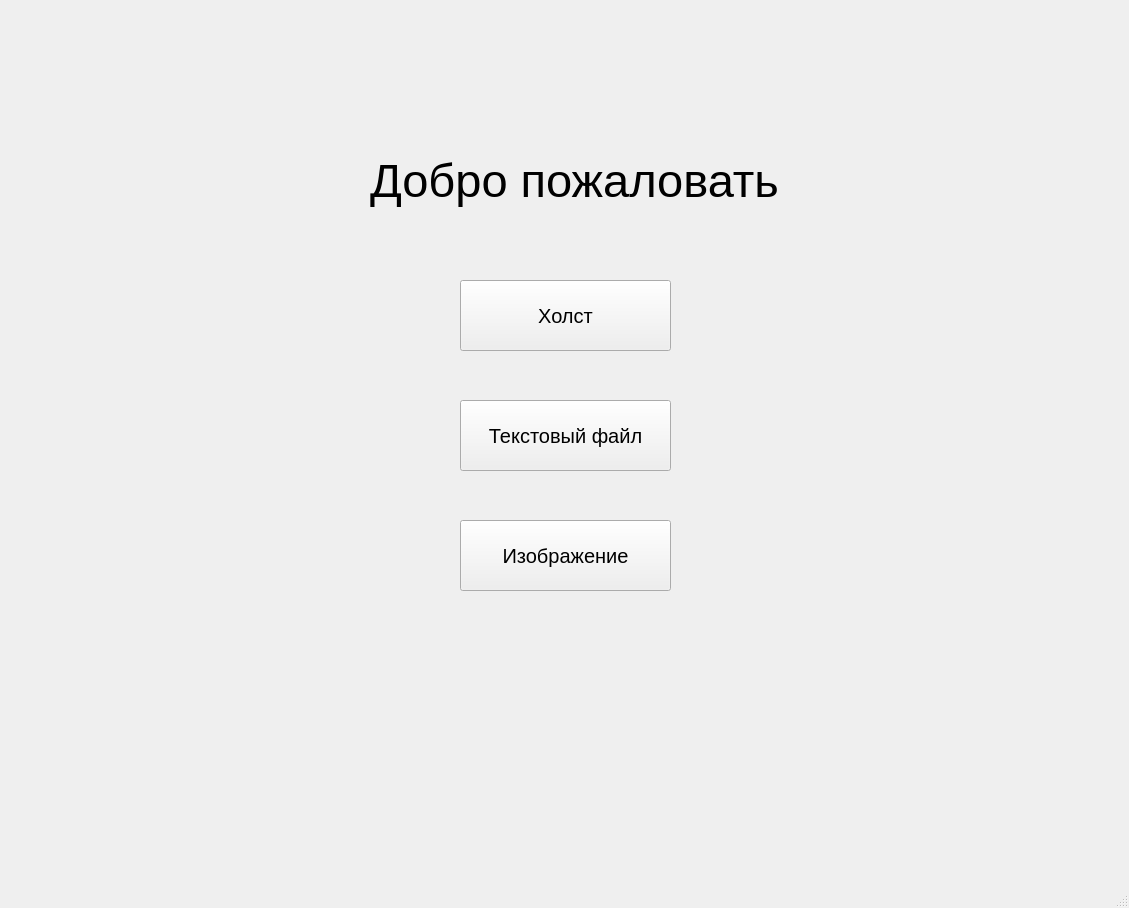
<?xml version="1.0" encoding="UTF-8"?>
<ui version="4.0">
 <class>MainWindow</class>
 <widget class="QMainWindow" name="MainWindow">
  <property name="geometry">
   <rect>
    <x>0</x>
    <y>0</y>
    <width>1129</width>
    <height>908</height>
   </rect>
  </property>
  <property name="windowTitle">
   <string>MainWindow</string>
  </property>
  <property name="styleSheet">
   <string notr="true">label {color: 'white'}</string>
  </property>
  <widget class="QWidget" name="centralwidget">
   <widget class="QLabel" name="label">
    <property name="geometry">
     <rect>
      <x>370</x>
      <y>130</y>
      <width>411</width>
      <height>101</height>
     </rect>
    </property>
    <property name="font">
     <font>
      <pointsize>35</pointsize>
     </font>
    </property>
    <property name="text">
     <string>Добро пожаловать</string>
    </property>
   </widget>
   <widget class="QPushButton" name="pushButton">
    <property name="geometry">
     <rect>
      <x>460</x>
      <y>280</y>
      <width>211</width>
      <height>71</height>
     </rect>
    </property>
    <property name="font">
     <font>
      <pointsize>15</pointsize>
     </font>
    </property>
    <property name="text">
     <string>Холст</string>
    </property>
   </widget>
   <widget class="QPushButton" name="pushButton_2">
    <property name="geometry">
     <rect>
      <x>460</x>
      <y>400</y>
      <width>211</width>
      <height>71</height>
     </rect>
    </property>
    <property name="font">
     <font>
      <pointsize>15</pointsize>
     </font>
    </property>
    <property name="text">
     <string>Текстовый файл</string>
    </property>
   </widget>
   <widget class="QPushButton" name="pushButton_3">
    <property name="geometry">
     <rect>
      <x>460</x>
      <y>520</y>
      <width>211</width>
      <height>71</height>
     </rect>
    </property>
    <property name="font">
     <font>
      <pointsize>15</pointsize>
     </font>
    </property>
    <property name="text">
     <string>Изображение</string>
    </property>
   </widget>
  </widget>
  <widget class="QMenuBar" name="menubar">
   <property name="geometry">
    <rect>
     <x>0</x>
     <y>0</y>
     <width>1129</width>
     <height>21</height>
    </rect>
   </property>
  </widget>
  <widget class="QStatusBar" name="statusbar"/>
 </widget>
 <resources/>
 <connections/>
</ui>
